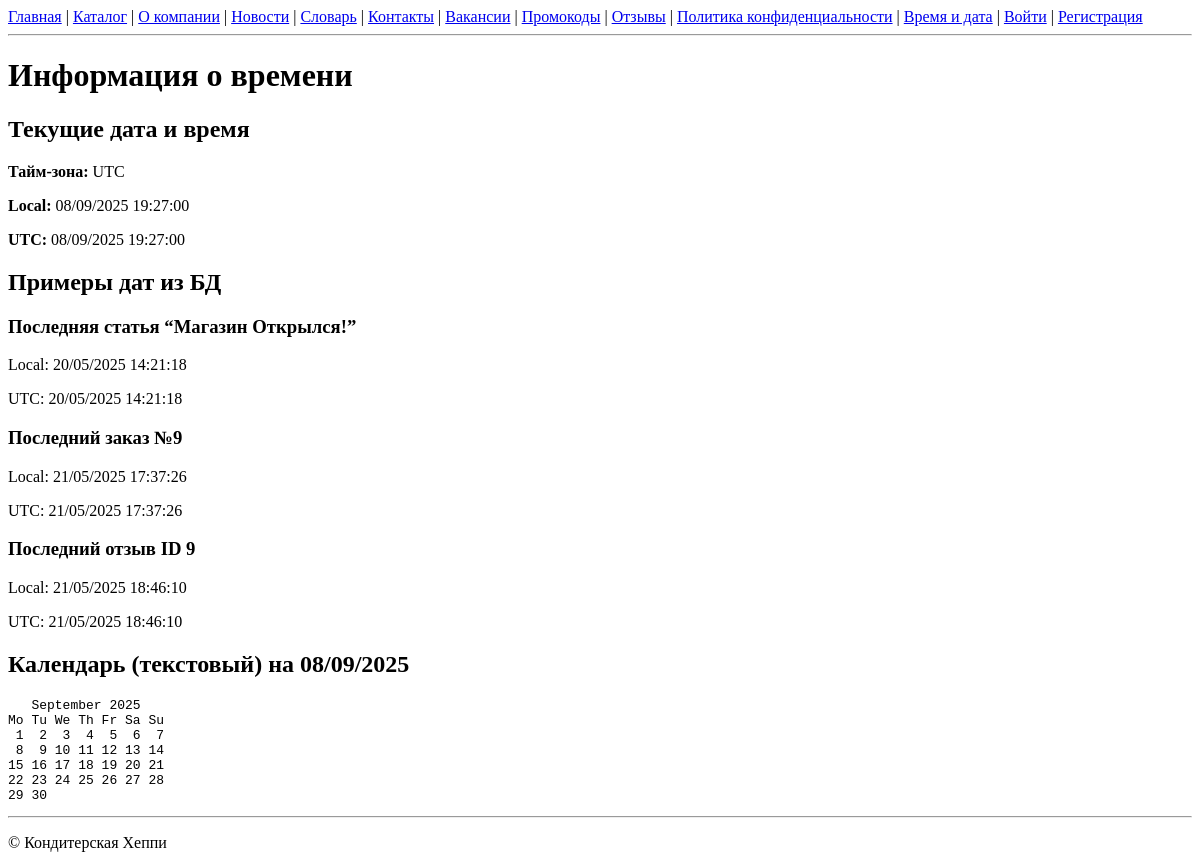
/time/, run on an earlier commit of the app's database.
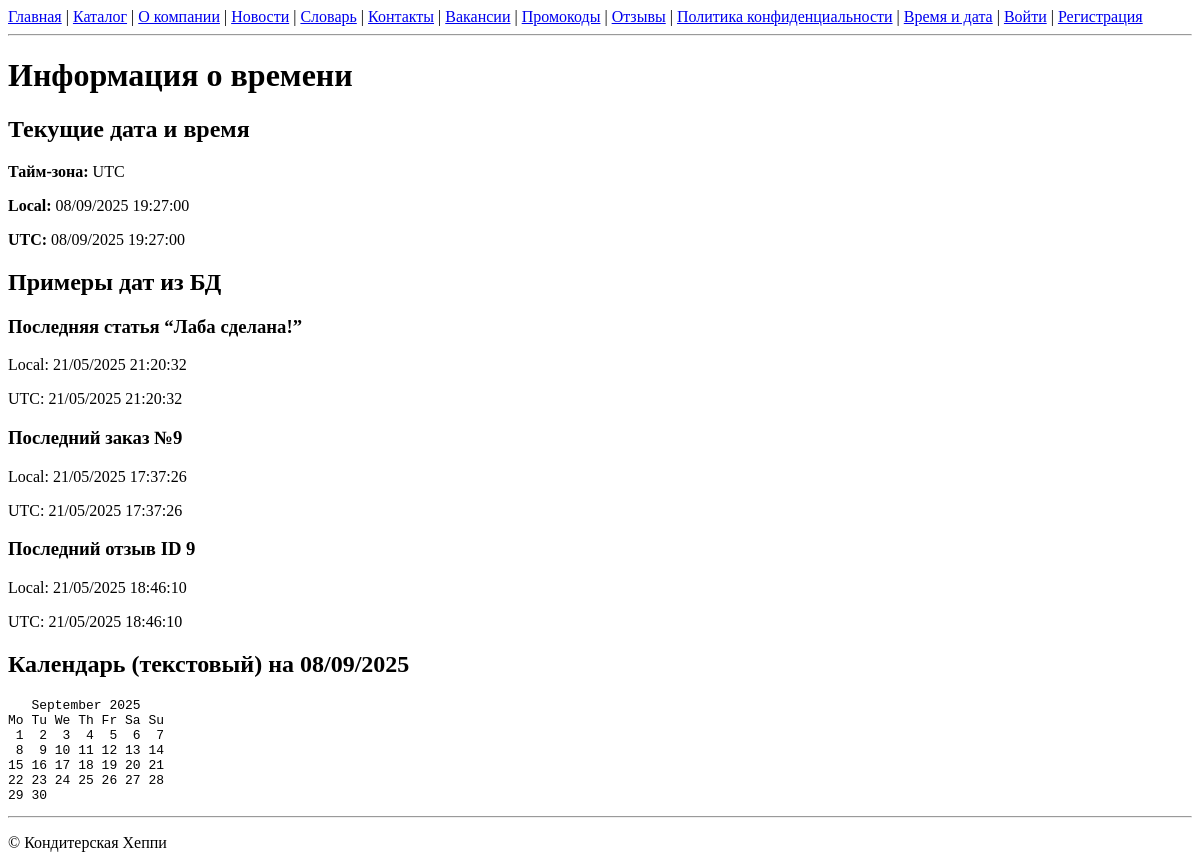
And on a later commit of the database.
### shop/models.py (models this page shows, shortened)
class Article(models.Model):
    title        = models.CharField(max_length=200)
    slug         = models.SlugField(unique=True)
    published_at = models.DateTimeField(auto_now_add=True)
    teaser       = models.CharField(max_length=250, blank=True)  # одно предложение
    body         = models.TextField()
    tags = models.ManyToManyField(
        Tag,
        related_name='articles',
        blank=True,
        verbose_name='Тэги'
    )
    image        = models.ImageField(upload_to='news_images/', blank=True)

### shop/views.py (the view)
# urls.py: re_path(r'^time/$', views.TimeInfoView.as_view(), name='time_info'),
class TimeInfoView(TemplateView):
    template_name = 'shop/time_info.html'
    def get_context_data(self, **ctx):
        ctx = super().get_context_data(**ctx)
        user_tz = get_user_timezone(self.request)
        ctx['tz_name'] = str(user_tz)
        now_utc = datetime.datetime.now(pytz.UTC)
        now_local = now_utc.astimezone(user_tz)
        ctx['now_utc']   = now_utc.strftime("%d/%m/%Y %H:%M:%S")
        ctx['now_local'] = now_local.strftime("%d/%m/%Y %H:%M:%S")
        art = Article.objects.order_by('-published_at').first()
        if art:
            utc = art.published_at.astimezone(pytz.UTC)
            loc = utc.astimezone(user_tz)
            ctx['article']       = art
            ctx['article_utc']   = utc.strftime("%d/%m/%Y %H:%M:%S")
            ctx['article_local'] = loc.strftime("%d/%m/%Y %H:%M:%S")
        ord = Order.objects.order_by('-created_at').first()
        if ord:
            utc = ord.created_at.astimezone(pytz.UTC)
            loc = utc.astimezone(user_tz)
            ctx['order']       = ord
            ctx['order_utc']   = utc.strftime("%d/%m/%Y %H:%M:%S")
            ctx['order_local'] = loc.strftime("%d/%m/%Y %H:%M:%S")
        rev = Review.objects.order_by('-published_at').first()
        if rev:
            utc = rev.published_at.astimezone(pytz.UTC)
            loc = utc.astimezone(user_tz)
            ctx['review']       = rev
            ctx['review_utc']   = utc.strftime("%d/%m/%Y %H:%M:%S")
            ctx['review_local'] = loc.strftime("%d/%m/%Y %H:%M:%S")
        today = now_local.date()
        ctx['calendar_text'] = calendar.TextCalendar().formatmonth(today.year, today.month)
        return ctx

### shop/views.py (called while the page is built)
def get_user_timezone(request):
    tzname = request.COOKIES.get('user_timezone')
    try:
        return pytz.timezone(tzname)
    except Exception:
        return timezone.get_default_timezone()

### shop/templates/shop/time_info.html (shortened to what this page needs)
{% extends 'base.html' %}
{% block content %}
  <h1>Информация о времени</h1>
  <h2>Текущие дата и время</h2>
  <p><strong>Тайм-зона:</strong>
    <span id="user-timezone">{{ tz_name }}</span>
  </p>
  <p><strong>Local:</strong> {{ now_local }}</p>
  <p><strong>UTC:</strong>   {{ now_utc }}</p>
  <h2>Примеры дат из БД</h2>
  {% if article %}
    <h3>Последняя статья “{{ article.title }}”</h3>
    <p>Local: {{ article_local }}</p>
    <p>UTC:   {{ article_utc }}</p>
  {% endif %}
  {% if order %}
    <h3>Последний заказ №{{ order.id }}</h3>
    <p>Local: {{ order_local }}</p>
    <p>UTC:   {{ order_utc }}</p>
  {% endif %}
  {% if review %}
    <h3>Последний отзыв ID {{ review.id }}</h3>
    <p>Local: {{ review_local }}</p>
    <p>UTC:   {{ review_utc }}</p>
  {% endif %}
  <h2>Календарь (текстовый) на {{ now_local|slice:":2" }}/{{ now_local|slice:"3:5" }}/{{ now_local|slice:"6:10" }}</h2>
  <pre style="font-family: monospace;">{{ calendar_text }}</pre>
{% endblock %}

What changed in the data, as far as the page shows it:
no longer on this page (row unchanged): Article: title "Магазин Открылся!"
added Article: title "Лаба сделана!"
Also different on the page:
{{ article_local }}: "20/05/2025 14:21:18" → "21/05/2025 21:20:32"
{{ article_utc }}: "20/05/2025 14:21:18" → "21/05/2025 21:20:32"
